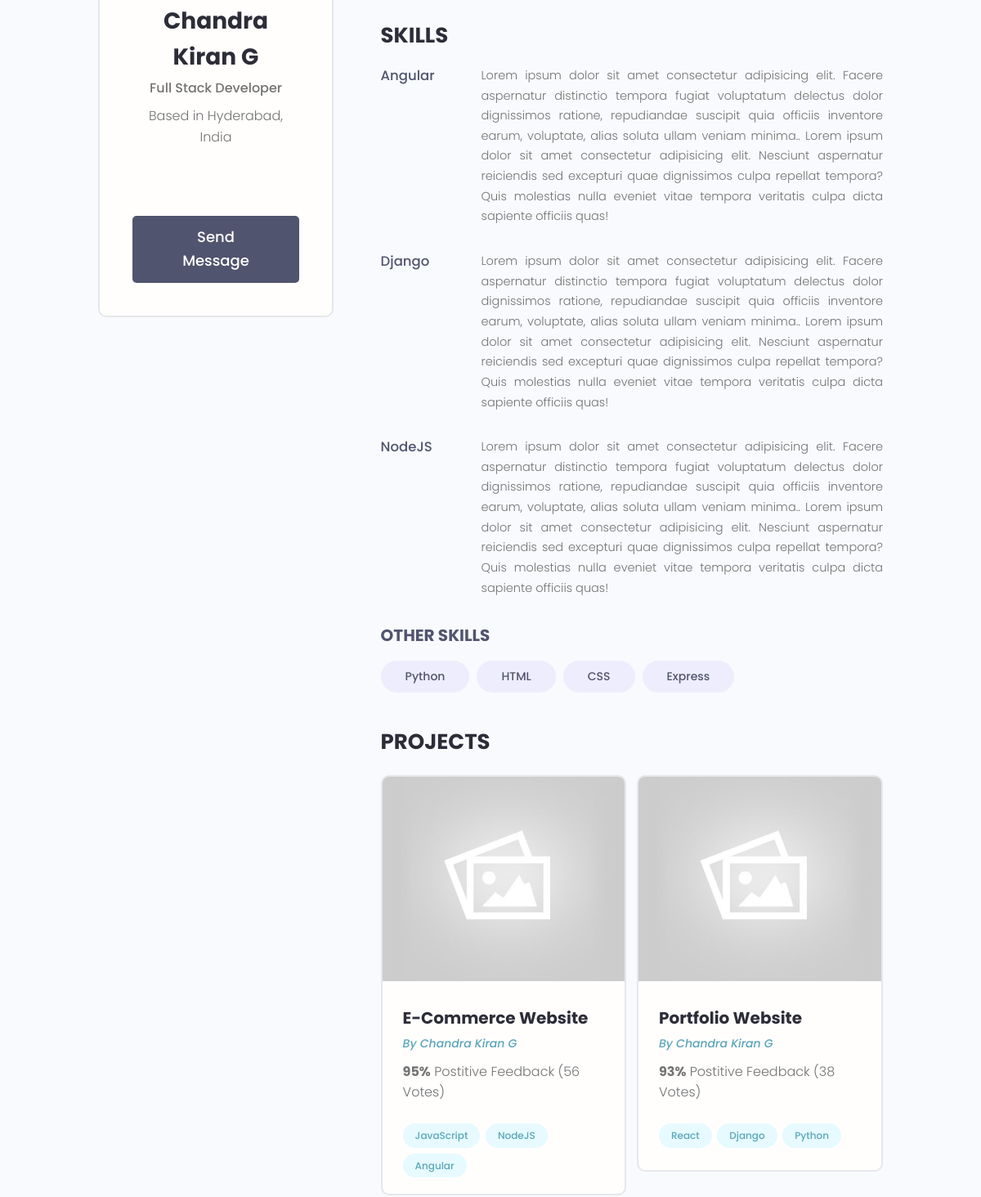
The page /user-profile/0621494e-4bd0-4c16-a9e2-afa413e8bacf (middle part) on the database as committed earlier.
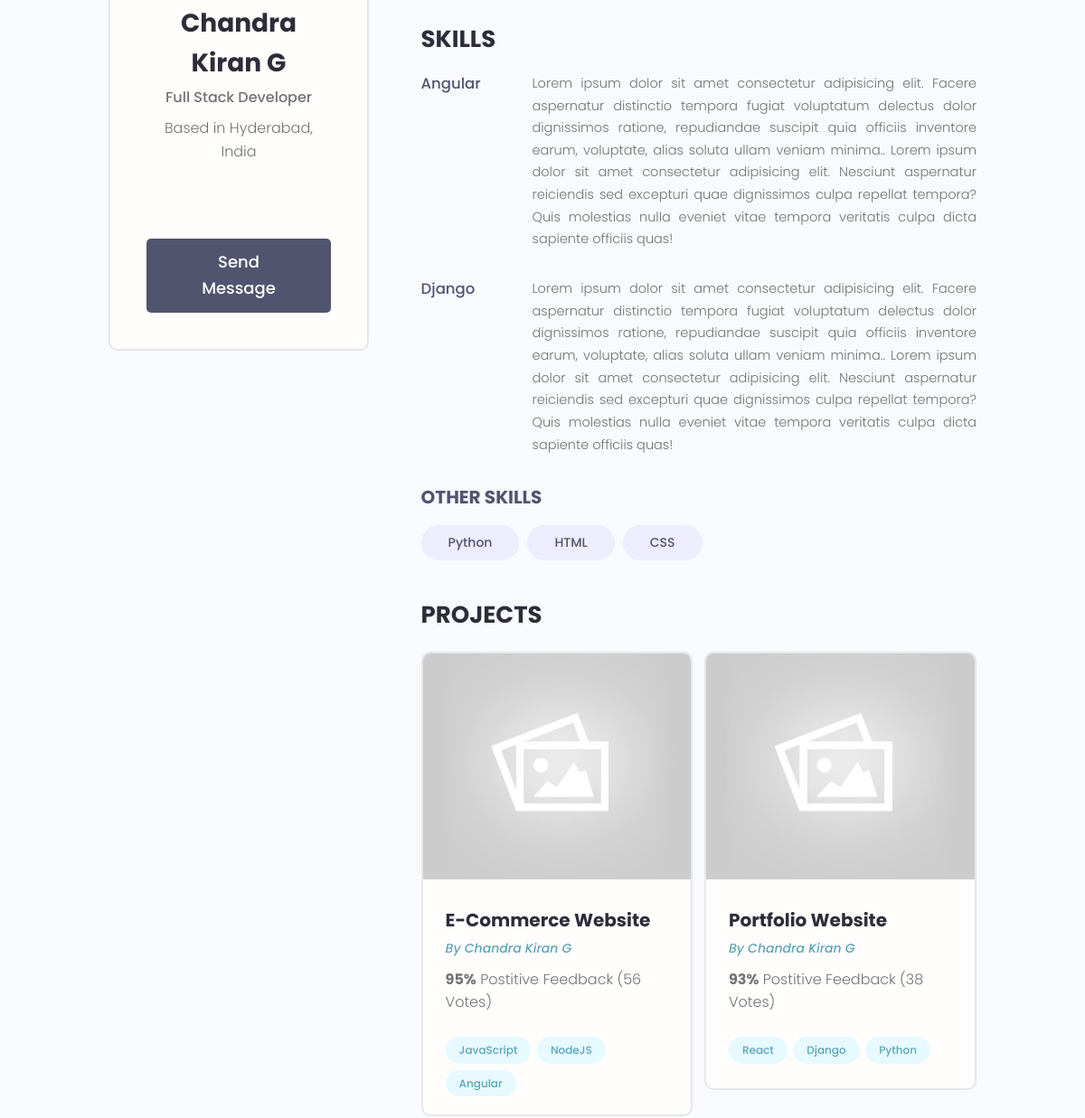
The same page on the database as committed later.
### users/models.py (models this page shows, shortened)
class Skill(models.Model):
    owner = models.ForeignKey(Profile, on_delete=models.CASCADE, blank=True, null=True)
    name = models.CharField(max_length=200, blank=True, null=True)
    description = models.TextField(blank=True, null=True)
    created = models.DateTimeField(auto_now_add=True)
    id = models.UUIDField(default=uuid.uuid4, unique=True, primary_key=True, editable=False)
    def __str__(self):
        return str(self.name)

class Profile(models.Model):
    user = models.OneToOneField(User, on_delete=models.CASCADE, null=True, blank=True)
    name = models.CharField(max_length=200, null=True, blank=True)
    email = models.CharField(max_length=200, null=True, blank=True)
    username = models.CharField(max_length=200, null=True, blank=True)
    location = models.CharField(max_length=200, blank=True, null=True)
    headline = models.CharField(max_length=300, null=True, blank=True)
    bio = models.TextField(null=True, blank=True)
    profile_image = models.ImageField(null=True, blank=True, upload_to='profiles/', default="profiles/defaultuser.png")
    social_github = models.CharField(max_length=200, null=True, blank=True)
    social_twitter = models.CharField(max_length=200, null=True, blank=True)
    social_linkedin = models.CharField(max_length=200, null=True, blank=True)
    social_youtube = models.CharField(max_length=200, null=True, blank=True)
    social_website = models.CharField(max_length=200, null=True, blank=True)
    created = models.DateTimeField(auto_now_add=True)
    id = models.UUIDField(default=uuid.uuid4, unique=True, primary_key=True, editable=False)

### projects/models.py (models this page shows, shortened)
class Project(models.Model):
    owner = models.ForeignKey(Profile, null=True, blank=True, on_delete=models.SET_NULL)
    title = models.CharField(max_length=200)
    description = models.TextField(null=True, blank=True)
    featured_image = models.ImageField(null=True, blank=True, default="default.jpg")
    demo_link = models.CharField(max_length=1000, null=True, blank=True)
    source_link = models.CharField(max_length=1000, null=True, blank=True)
    tags = models.ManyToManyField('Tag', blank=True)
    vote_total = models.IntegerField(default=0, null=True, blank=True)
    vote_ratio = models.IntegerField(default=0, null=True, blank=True)
    created = models.DateTimeField(auto_now_add=True)
    id = models.UUIDField(default=uuid.uuid4, unique=True, primary_key=True, editable=False)

class Tag(models.Model):
    name = models.CharField(max_length=200)
    created = models.DateTimeField(auto_now_add=True)
    id = models.UUIDField(default=uuid.uuid4, unique=True, primary_key=True, editable=False)
    def __str__(self):
        return self.name

### users/views.py (the view)
# urls.py: path('user-profile/<str:pk>', views.userProfile, name="user-profile"),
def userProfile(request, pk):
    profile = Profile.objects.get(id=pk)
    topskills = profile.skill_set.exclude(description__exact = "")
    otherskills = profile.skill_set.filter(description = "")
    context = { 'profile' : profile, 'topskills' : topskills, 'otherskills' : otherskills }
    return render(request, 'users/user-profile.html', context)

### users/templates/users/user-profile.html (shortened to what this page needs)
{% extends 'main.html' %}
{% block content %}
<main class="profile my-md">
    <div class="container">
        <div class="layout">
            <div class="column column--1of3">
                <div class="card text-center">
                    <div class="card__body dev">
                        <h2 class="dev__name">{{profile.name}}</h2>
                        <p class="dev__title">{{profile.headline}}</p>
                        <p class="dev__location">Based in {{profile.location}}</p>
                        <ul class="dev__social">
                        </ul>
                        <a href="#" class="btn btn--sub btn--lg">Send Message </a>
                    </div>
                </div>
            </div>
            <div class="column column--2of3">
                <div class="devInfo">
                    <h3 class="devInfo__title">Skills</h3>
                    <div class="devInfo__skills">
                        {% for skill in topskills %}
                        <div class="devSkill">
                            <h4 class="devSkill__title">{{skill.name}}</h4>
                            <p class="devSkill__info">
                                {{skill.description}}
                            </p>
                        </div>
                        {% endfor %}
                        <h3 class="devInfo__subtitle">Other Skills</h3>
                        <div class="devInfo__otherSkills">
                            {% for skill in otherskills %}
                            <span class="tag tag--pill tag--sub tag--lg">
                                <small>{{skill}}</small>
                            </span>
                            {% endfor %}
                        </div>
                    </div>
                </div>
                <div class="devInfo">
                    <h3 class="devInfo__title">Projects</h3>
                    <div class="grid grid--two">
                        {% for project in profile.project_set.all %}
                        <div class="column">
                            <div class="card project">
                                <a href="{% url 'project' project.id %}" class="project">
                                    <img class="project__thumbnail" src="{{project.featured_image.url}}"
                                        alt="project thumbnail" />
                                    <div class="card__body">
                                        <h3 class="project__title">{{project.title}}</h3>
                                        <p><a class="project__author" href="{% url 'user-profile' project.owner.id %}">By
                                                {{project.owner.name}}</a></p>
                                        <p class="project--rating">
                                            <span style="font-weight: bold;">{{project.vote_ratio}}%</span> Postitive
                                            Feedback ({{project.vote_total}} Vote{{project.vote_total | pluralize:"s"}})
                                        </p>
                                        <div class="project__tags">
                                            {% for tag in project.tags.all %}
                                            <span class="tag tag--pill tag--main">
                                                <small>{{tag}}</small>
                                            </span>
                                            {% endfor %}
                                        </div>
                                    </div>
                                </a>
                            </div>
                        </div>
                        {% endfor %}
                    </div>
                </div>
            </div>
        </div>
    </div>
</main>
{% endblock content %}

Rows that differ between the two databases and show on the page:
removed Skill: name "NodeJS", description "Lorem ipsum dolor sit amet consectetur adipisicing elit. Facere aspernatur distinctio tempora fugiat voluptatum delectus dolor dignissimos ratione, repudiandae suscipit quia officiis inventore earum, voluptate, alias soluta ullam veniam minima.. Lorem ipsum dolor sit amet consectetur adipisicing elit. Nesciunt aspernatur reiciendis sed excepturi quae dignissimos culpa repellat tempora? Quis molestias nulla eveniet vitae tempora veritatis culpa dicta sapiente officiis quas!", shown under "SKILLS"
removed Skill: name "Express", shown under "OTHER SKILLS"
